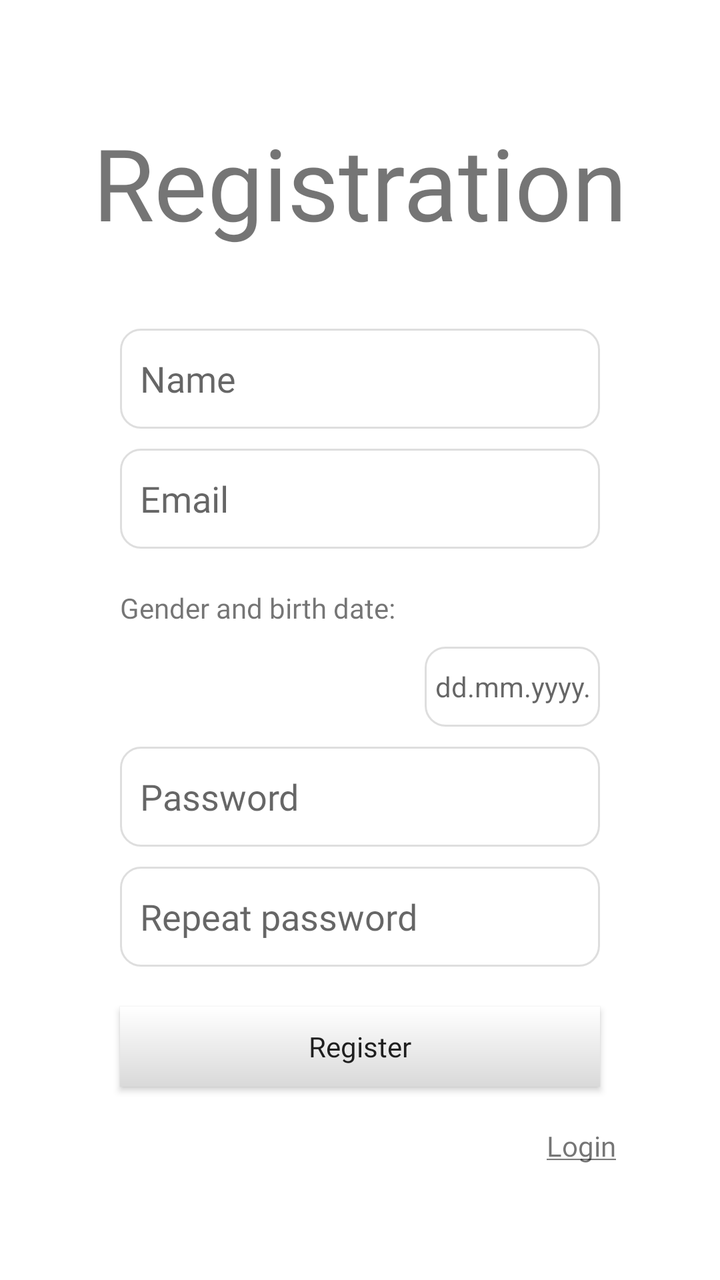
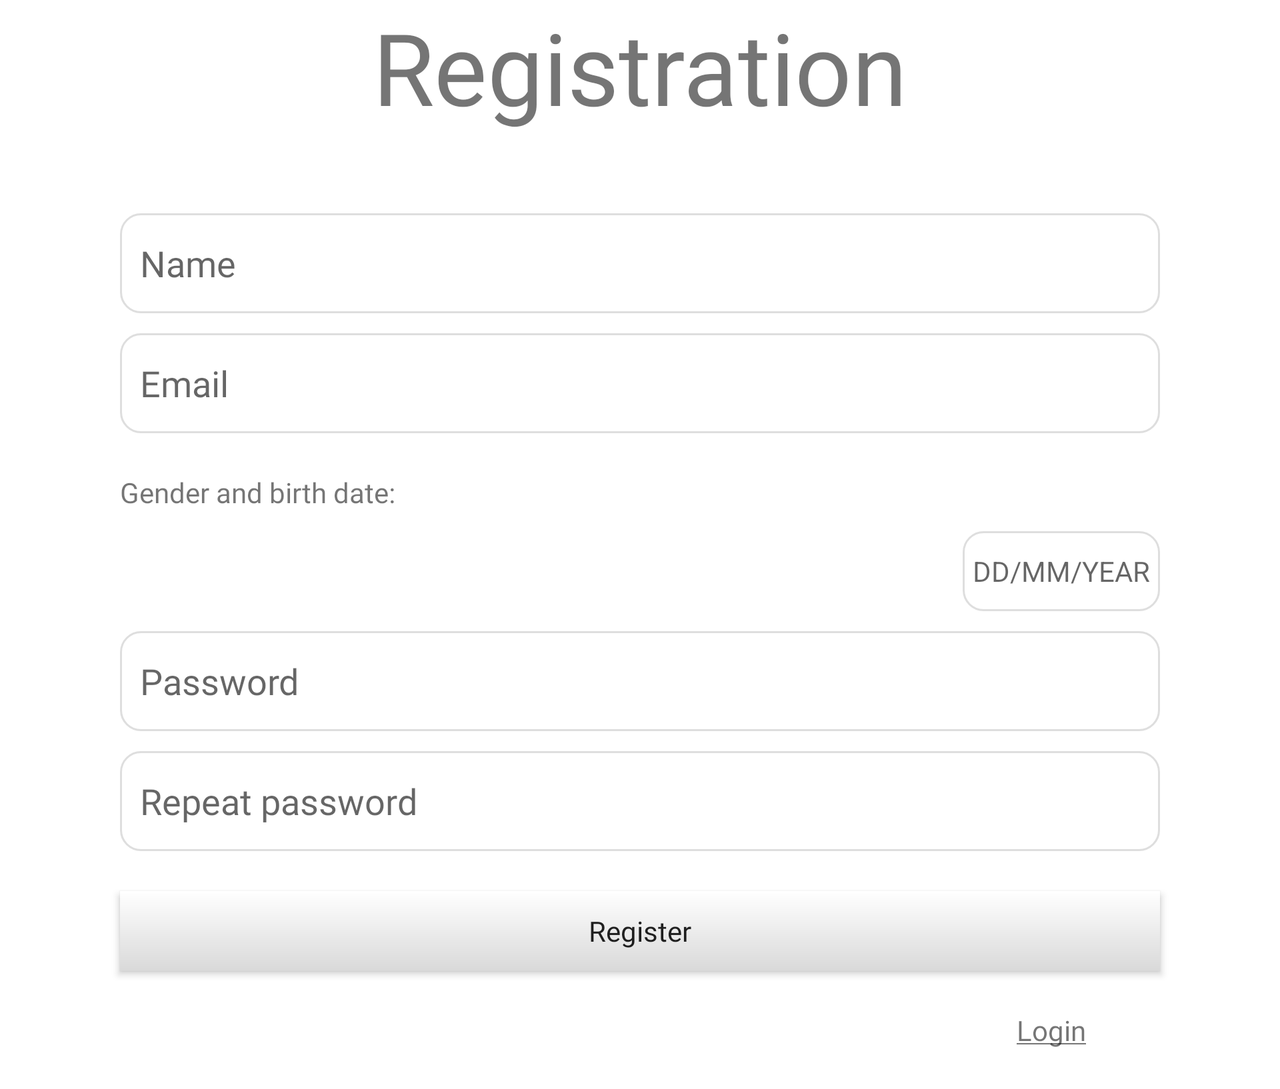

The same Android screen from two of the app's own layout files: first res/layout/ as a phone draws it, then the repository's variant for another configuration, drawn on a device whose configuration selects that folder. Both files follow.
<!-- AndroidManifest.xml: application theme Theme.MyDiary -->
<!-- res/layout/activity_register.xml -->
<?xml version="1.0" encoding="utf-8"?>
<androidx.constraintlayout.widget.ConstraintLayout xmlns:android="http://schemas.android.com/apk/res/android"
    xmlns:app="http://schemas.android.com/apk/res-auto"
    xmlns:tools="http://schemas.android.com/tools"
    android:layout_width="match_parent"
    android:layout_height="match_parent">

    <TextView
        android:id="@+id/titleRegistrationTV"
        android:layout_width="wrap_content"
        android:layout_height="wrap_content"
        android:layout_marginBottom="40dp"
        android:fontFamily="@font/lato_light"
        android:text="@string/registration"
        android:textSize="50sp"
        app:layout_constraintBottom_toTopOf="@+id/nameRegistrationET"
        app:layout_constraintEnd_toEndOf="parent"
        app:layout_constraintStart_toStartOf="parent"
        app:layout_constraintTop_toTopOf="parent"
        app:layout_constraintVertical_chainStyle="packed" />

    <EditText
        android:id="@+id/nameRegistrationET"
        android:layout_width="match_parent"
        android:layout_height="50dp"
        android:layout_marginHorizontal="60dp"
        android:layout_marginBottom="10dp"
        android:background="@drawable/custom_input"
        android:fontFamily="@font/lato_light"
        android:hint="@string/name"
        android:inputType="textPersonName"
        android:paddingStart="10dp"
        app:layout_constraintBottom_toTopOf="@+id/emailRegistrationET"
        app:layout_constraintEnd_toEndOf="parent"
        app:layout_constraintStart_toStartOf="parent"
        app:layout_constraintTop_toBottomOf="@+id/titleRegistrationTV" />

    <EditText
        android:id="@+id/emailRegistrationET"
        android:layout_width="match_parent"
        android:layout_height="50dp"
        android:layout_marginHorizontal="60dp"
        android:layout_marginBottom="20dp"
        android:background="@drawable/custom_input"
        android:fontFamily="@font/lato_light"
        android:hint="@string/email"
        android:inputType="textPersonName"
        android:paddingStart="10dp"
        app:layout_constraintBottom_toTopOf="@+id/genderAndBirthTV"
        app:layout_constraintEnd_toEndOf="parent"
        app:layout_constraintStart_toStartOf="parent"
        app:layout_constraintTop_toBottomOf="@+id/nameRegistrationET" />

    <TextView
        android:id="@+id/genderAndBirthTV"
        android:layout_width="match_parent"
        android:layout_height="wrap_content"
        android:layout_marginHorizontal="60dp"
        android:layout_marginBottom="10dp"
        android:fontFamily="@font/lato"
        android:text="@string/genderAndBirthDate"
        app:layout_constraintBottom_toTopOf="@+id/genderSpinner"
        app:layout_constraintEnd_toEndOf="parent"
        app:layout_constraintStart_toStartOf="parent"
        app:layout_constraintTop_toBottomOf="@+id/emailRegistrationET" />

    <Spinner
        android:id="@+id/genderSpinner"
        android:layout_width="100dp"
        android:layout_height="40dp"
        android:layout_marginBottom="10dp"
        android:background="@drawable/custom_dropdown"
        android:layout_marginLeft="60dp"
        android:inputType="textPersonName"
        android:paddingStart="15dp"
        android:spinnerMode="dropdown"
        app:layout_constraintBottom_toTopOf="@+id/firstPasswordRegstrationET"
        app:layout_constraintEnd_toStartOf="@+id/dateTV"
        app:layout_constraintHorizontal_bias="0.5"
        app:layout_constraintHorizontal_chainStyle="spread_inside"
        app:layout_constraintStart_toStartOf="parent"
        app:layout_constraintTop_toBottomOf="@+id/genderAndBirthTV" />

    <TextView
        android:id="@+id/dateTV"
        android:layout_width="wrap_content"
        android:layout_height="40dp"
        android:drawableStart="@drawable/ic_calendar"
        android:layout_marginRight="60dp"
        android:paddingEnd="5dp"
        android:paddingStart="5dp"
        android:background="@drawable/custom_input"
        android:drawablePadding="5dp"
        android:gravity="center"
        android:hint="dd.mm.yyyy."
        android:inputType="date"
        app:layout_constraintBottom_toBottomOf="@+id/genderSpinner"
        app:layout_constraintEnd_toEndOf="parent"
        app:layout_constraintHorizontal_bias="0.5"
        app:layout_constraintStart_toEndOf="@+id/genderSpinner"
        app:layout_constraintTop_toTopOf="@+id/genderSpinner" />

    <EditText
        android:id="@+id/firstPasswordRegstrationET"
        android:layout_width="match_parent"
        android:layout_height="50dp"
        android:layout_marginHorizontal="60dp"
        android:layout_marginBottom="10dp"
        android:background="@drawable/custom_input"
        android:fontFamily="@font/lato_light"
        android:hint="@string/password"
        android:inputType="textPassword"
        android:paddingStart="10dp"
        app:layout_constraintBottom_toTopOf="@+id/repeatPasswordRegstrationET"
        app:layout_constraintEnd_toEndOf="parent"
        app:layout_constraintStart_toStartOf="parent"
        app:layout_constraintTop_toBottomOf="@+id/genderSpinner" />

    <EditText
        android:id="@+id/repeatPasswordRegstrationET"
        android:layout_width="match_parent"
        android:layout_height="50dp"
        android:layout_marginHorizontal="60dp"
        android:layout_marginBottom="20dp"
        android:background="@drawable/custom_input"
        android:fontFamily="@font/lato_light"
        android:hint="@string/repeatPassword"
        android:inputType="textPassword"
        android:paddingStart="10dp"
        app:layout_constraintBottom_toTopOf="@+id/submitRegisterBtn"
        app:layout_constraintEnd_toEndOf="parent"
        app:layout_constraintStart_toStartOf="parent"
        app:layout_constraintTop_toBottomOf="@+id/firstPasswordRegstrationET" />

    <androidx.appcompat.widget.AppCompatButton
        android:id="@+id/submitRegisterBtn"
       android:layout_width="match_parent"
        android:layout_height="40dp"
        android:layout_marginHorizontal="60dp"
        android:layout_marginBottom="20dp"
        android:background="@drawable/custom_background"
        android:textAllCaps="false"
        android:fontFamily="@font/lato"
        android:text="Register"
        app:layout_constraintBottom_toTopOf="@+id/loginRegistrationTV"
        app:layout_constraintEnd_toEndOf="parent"
        app:layout_constraintStart_toStartOf="parent"
        app:layout_constraintTop_toBottomOf="@+id/repeatPasswordRegstrationET" />

    <TextView
        android:id="@+id/loginRegistrationTV"
        android:layout_width="wrap_content"
        android:layout_height="wrap_content"
        android:fontFamily="@font/lato"
        android:gravity="right"
        android:text="@string/underlineLogin"
        app:layout_constraintBottom_toBottomOf="parent"
        app:layout_constraintEnd_toEndOf="parent"
        app:layout_constraintHorizontal_bias="0.84"
        app:layout_constraintStart_toStartOf="parent"
        app:layout_constraintTop_toBottomOf="@+id/submitRegisterBtn" />

    <androidx.core.widget.ContentLoadingProgressBar
        android:id="@+id/progressRegisterPB"
        android:layout_width="wrap_content"
        android:layout_height="wrap_content"
        android:visibility="gone"
        style="@style/Widget.AppCompat.ProgressBar"
        app:layout_constraintBottom_toBottomOf="parent"
        app:layout_constraintEnd_toEndOf="parent"
        app:layout_constraintStart_toStartOf="parent"
        app:layout_constraintTop_toTopOf="parent" />




</androidx.constraintlayout.widget.ConstraintLayout>
<!-- resources referenced by this layout -->
<resources>
  <!-- drawable custom_background (drawable) -->
  <?xml version="1.0" encoding="utf-8"?>
  <shape xmlns:android="http://schemas.android.com/apk/res/android" android:shape="rectangle">
      <gradient android:startColor="#FFFFFF" android:endColor="#D9D9D9" android:angle="-90"/>
  </shape>
  <!-- drawable custom_dropdown (drawable) -->
  <?xml version="1.0" encoding="utf-8"?>
  <layer-list xmlns:android="http://schemas.android.com/apk/res/android">
  
      <item android:state_enabled="true" android:state_focused="true">
          <shape android:shape="rectangle">
              <solid android:color="@color/white"/>
              <corners android:radius="10dp"/>
              <stroke android:color="@color/black" android:width="1dp"/>
          </shape>
      </item>
      <item android:state_enabled="true" >
          <shape android:shape="rectangle">
              <solid android:color="@color/white"/>
              <corners android:radius="10dp"/>
              <stroke android:color="@color/light_gray" android:width="1dp"/>
          </shape>
      </item>
      <item android:drawable="@drawable/ic_dropdown"
          android:gravity="start"> </item>
  </layer-list>
  <!-- drawable custom_input (drawable) -->
  <?xml version="1.0" encoding="utf-8"?>
  <selector xmlns:android="http://schemas.android.com/apk/res/android">
      <item android:state_enabled="true" android:state_focused="true">
          <shape android:shape="rectangle">
              <solid android:color="@color/white"/>
              <corners android:radius="10dp"/>
              <stroke android:color="@color/black" android:width="1dp"/>
          </shape>
      </item>
      <item android:state_enabled="true" >
          <shape android:shape="rectangle">
              <solid android:color="@color/white"/>
              <corners android:radius="10dp"/>
              <stroke android:color="@color/light_gray" android:width="1dp"/>
          </shape>
      </item>
  </selector>
  <!-- drawable ic_calendar: png bitmap (mipmap-hdpi, 2378 bytes) -->
  <string name="email">Email</string>
  <string name="genderAndBirthDate">Gender and birth date:</string>
  <string name="name">Name</string>
  <string name="password">Password</string>
  <string name="registration">Registration</string>
  <string name="repeatPassword">Repeat password</string>
  <string name="underlineLogin"><u>Login</u></string>
  <style name="Theme.MyDiary" parent="Theme.MaterialComponents.DayNight.NoActionBar">
          
          <item name="colorPrimary">@color/light_gray</item>
          <item name="colorPrimaryVariant">@color/light_gray</item>
          <item name="colorOnPrimary">@color/white</item>
          
          <item name="colorSecondary">@color/light_gray</item>
          <item name="colorSecondaryVariant">@color/light_gray</item>
          <item name="colorOnSecondary">@color/black</item>
          
          <item name="android:statusBarColor" tools:targetApi="l">?attr/colorPrimaryVariant</item>
          
      </style>
  <color name="white">#FFFFFFFF</color>
  <color name="black">#FF000000</color>
  <color name="light_gray">#DEDEDE</color>
</resources>
<!-- res/layout-land/activity_register.xml (the repository's variant of the layout above) -->
<!-- drawn on the phone turned sideways -->
<?xml version="1.0" encoding="utf-8"?>
<ScrollView xmlns:android="http://schemas.android.com/apk/res/android"
    xmlns:app="http://schemas.android.com/apk/res-auto"
    xmlns:tools="http://schemas.android.com/tools"
    android:layout_width="match_parent"
    android:layout_height="match_parent"
    tools:context=".Activities.RegistrationActivity">
<androidx.constraintlayout.widget.ConstraintLayout
    android:layout_width="match_parent"
    android:layout_height="wrap_content">

    <TextView
        android:id="@+id/titleRegistrationTV"
        android:layout_width="wrap_content"
        android:layout_height="wrap_content"
        android:layout_marginBottom="40dp"
        android:fontFamily="@font/lato_light"
        android:text="@string/registration"
        android:textSize="50sp"
        app:layout_constraintBottom_toTopOf="@+id/nameRegistrationET"
        app:layout_constraintEnd_toEndOf="parent"
        app:layout_constraintStart_toStartOf="parent"
        app:layout_constraintTop_toTopOf="parent"
        app:layout_constraintVertical_chainStyle="packed" />

    <EditText
        android:id="@+id/nameRegistrationET"
        android:layout_width="match_parent"
        android:layout_height="50dp"
        android:layout_marginHorizontal="60dp"
        android:layout_marginBottom="10dp"
        android:background="@drawable/custom_input"
        android:fontFamily="@font/lato_light"
        android:hint="@string/name"
        android:inputType="textPersonName"
        android:paddingStart="10dp"
        app:layout_constraintBottom_toTopOf="@+id/emailRegistrationET"
        app:layout_constraintEnd_toEndOf="parent"
        app:layout_constraintStart_toStartOf="parent"
        app:layout_constraintTop_toBottomOf="@+id/titleRegistrationTV" />

    <EditText
        android:id="@+id/emailRegistrationET"
        android:layout_width="match_parent"
        android:layout_height="50dp"
        android:layout_marginHorizontal="60dp"
        android:layout_marginBottom="20dp"
        android:background="@drawable/custom_input"
        android:fontFamily="@font/lato_light"
        android:hint="@string/email"
        android:inputType="textPersonName"
        android:paddingStart="10dp"
        app:layout_constraintBottom_toTopOf="@+id/genderAndBirthTV"
        app:layout_constraintEnd_toEndOf="parent"
        app:layout_constraintStart_toStartOf="parent"
        app:layout_constraintTop_toBottomOf="@+id/nameRegistrationET" />

    <TextView
        android:id="@+id/genderAndBirthTV"
        android:layout_width="match_parent"
        android:layout_height="wrap_content"
        android:layout_marginHorizontal="60dp"
        android:layout_marginBottom="10dp"
        android:fontFamily="@font/lato"
        android:text="@string/genderAndBirthDate"
        app:layout_constraintBottom_toTopOf="@+id/genderSpinner"
        app:layout_constraintEnd_toEndOf="parent"
        app:layout_constraintStart_toStartOf="parent"
        app:layout_constraintTop_toBottomOf="@+id/emailRegistrationET" />

    <Spinner
        android:id="@+id/genderSpinner"
        android:layout_width="100dp"
        android:layout_height="40dp"
        android:layout_marginBottom="10dp"
        android:background="@drawable/custom_dropdown"
        android:layout_marginLeft="60dp"
        android:inputType="textPersonName"
        android:paddingStart="15dp"
        android:spinnerMode="dropdown"
        app:layout_constraintBottom_toTopOf="@+id/firstPasswordRegstrationET"
        app:layout_constraintEnd_toStartOf="@+id/dateTV"
        app:layout_constraintHorizontal_bias="0.5"
        app:layout_constraintHorizontal_chainStyle="spread_inside"
        app:layout_constraintStart_toStartOf="parent"
        app:layout_constraintTop_toBottomOf="@+id/genderAndBirthTV" />

    <TextView
        android:id="@+id/dateTV"
        android:layout_width="wrap_content"
        android:layout_height="40dp"
        android:drawableStart="@drawable/ic_calendar"
        android:layout_marginRight="60dp"
        android:paddingEnd="5dp"
        android:paddingStart="5dp"
        android:background="@drawable/custom_input"
        android:drawablePadding="5dp"
        android:gravity="center"
        android:hint="DD/MM/YEAR"
        android:inputType="date"
        app:layout_constraintBottom_toBottomOf="@+id/genderSpinner"
        app:layout_constraintEnd_toEndOf="parent"
        app:layout_constraintHorizontal_bias="0.5"
        app:layout_constraintStart_toEndOf="@+id/genderSpinner"
        app:layout_constraintTop_toTopOf="@+id/genderSpinner" />

    <EditText
        android:id="@+id/firstPasswordRegstrationET"
        android:layout_width="match_parent"
        android:layout_height="50dp"
        android:layout_marginHorizontal="60dp"
        android:layout_marginBottom="10dp"
        android:background="@drawable/custom_input"
        android:fontFamily="@font/lato_light"
        android:hint="@string/password"
        android:inputType="textPassword"
        android:paddingStart="10dp"
        app:layout_constraintBottom_toTopOf="@+id/repeatPasswordRegstrationET"
        app:layout_constraintEnd_toEndOf="parent"
        app:layout_constraintStart_toStartOf="parent"
        app:layout_constraintTop_toBottomOf="@+id/genderSpinner" />

    <EditText
        android:id="@+id/repeatPasswordRegstrationET"
        android:layout_width="match_parent"
        android:layout_height="50dp"
        android:layout_marginHorizontal="60dp"
        android:layout_marginBottom="20dp"
        android:background="@drawable/custom_input"
        android:fontFamily="@font/lato_light"
        android:hint="@string/repeatPassword"
        android:inputType="textPassword"
        android:paddingStart="10dp"
        app:layout_constraintBottom_toTopOf="@+id/submitRegisterBtn"
        app:layout_constraintEnd_toEndOf="parent"
        app:layout_constraintStart_toStartOf="parent"
        app:layout_constraintTop_toBottomOf="@+id/firstPasswordRegstrationET" />

    <androidx.appcompat.widget.AppCompatButton
        android:id="@+id/submitRegisterBtn"
       android:layout_width="match_parent"
        android:layout_height="40dp"
        android:layout_marginHorizontal="60dp"
        android:layout_marginBottom="20dp"
        android:background="@drawable/custom_background"
        android:textAllCaps="false"
        android:fontFamily="@font/lato"
        android:text="Register"
        app:layout_constraintBottom_toTopOf="@+id/loginRegistrationTV"
        app:layout_constraintEnd_toEndOf="parent"
        app:layout_constraintStart_toStartOf="parent"
        app:layout_constraintTop_toBottomOf="@+id/repeatPasswordRegstrationET" />

    <TextView
        android:id="@+id/loginRegistrationTV"
        android:layout_width="wrap_content"
        android:layout_height="wrap_content"
        android:fontFamily="@font/lato"
        android:gravity="right"
        android:text="@string/underlineLogin"
        android:layout_marginBottom="20dp"
        app:layout_constraintBottom_toBottomOf="parent"
        app:layout_constraintEnd_toEndOf="parent"
        app:layout_constraintHorizontal_bias="0.84"
        app:layout_constraintStart_toStartOf="parent"
        app:layout_constraintTop_toBottomOf="@+id/submitRegisterBtn" />

    <androidx.core.widget.ContentLoadingProgressBar
        android:id="@+id/progressRegisterPB"
        android:layout_width="wrap_content"
        android:layout_height="wrap_content"
        android:visibility="gone"
        style="@style/Widget.AppCompat.ProgressBar"
        app:layout_constraintBottom_toBottomOf="parent"
        app:layout_constraintEnd_toEndOf="parent"
        app:layout_constraintStart_toStartOf="parent"
        app:layout_constraintTop_toTopOf="parent" />




</androidx.constraintlayout.widget.ConstraintLayout>
</ScrollView>
